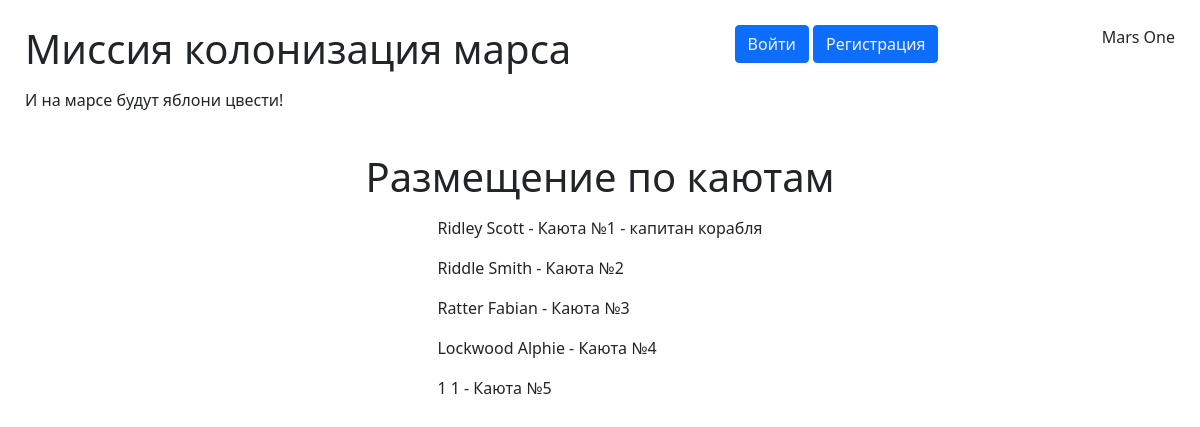
/distribution, run on the app's committed database.
### data/users.py (models this page shows)
class User(SqlAlchemyBase, UserMixin, SerializerMixin):
    __tablename__ = 'users'
    id = sqlalchemy.Column(sqlalchemy.Integer,
                           primary_key=True, autoincrement=True)
    surname = sqlalchemy.Column(sqlalchemy.String)
    name = sqlalchemy.Column(sqlalchemy.String)
    age = sqlalchemy.Column(sqlalchemy.Integer)
    position = sqlalchemy.Column(sqlalchemy.String)
    speciality = sqlalchemy.Column(sqlalchemy.String)
    address = sqlalchemy.Column(sqlalchemy.String)
    city_from = sqlalchemy.Column(sqlalchemy.String)
    email = sqlalchemy.Column(sqlalchemy.String, unique=True)
    hashed_password = sqlalchemy.Column(sqlalchemy.String)
    modified_date = sqlalchemy.Column(sqlalchemy.DateTime, default=datetime.datetime.now)

### app.py (the view)
@app.route('/distribution')
def distribution():
    users = sess.query(User).all()
    return render_template('distribution.html', users=users)

### templates/distribution.html (shortened to what this page needs)
{% extends "base.html" %}
{% block body %}
    <h1>Размещение по каютам</h1>
    <div class="distr">
        {% for i in users%}
            <p class="line">{{i.name}} {{i.surname}} - Каюта №{{i.id}}{% if i.id == 1 %} - капитан корабля{%endif%}</p>
        {% endfor %}
    </div>
{% endblock %}

### templates/base.html (shortened to what this page needs)
<!DOCTYPE html>
<html lang="en">
<head>
    {% block head%}
    <link href="https://cdn.jsdelivr.net/npm/bootstrap@5.1.3/dist/css/bootstrap.min.css" rel="stylesheet">
    <link rel="stylesheet" href="{{css|safe}}">
    <link rel="stylesheet" href="{{url_for('static', filename='css/base.css')}}">
    {% endblock %}
</head>
<body>
    <header class="header">
        <div class="info">
            <h1>Миссия колонизация марса</h1>
            <p>И на марсе будут яблони цвести!</p>
        </div>
        <div class="center">
            {% if user %}
            <p>{{user.surname}} {{user.name}}</p>
            <a href="/logout" class="btn btn-primary" style="user-select: none; text-decoration: none; color: whitesmoke;">Выйти</a>
            {% else %}
            <a href="/login" class="btn btn-primary" style="user-select: none; text-decoration: none; color: whitesmoke;">Войти</a>
            <a href="/register" class="btn btn-primary" style="user-select: none; text-decoration: none; color: whitesmoke;">Регистрация</a>
            {% endif %}
        </div>
        <div class="mars-one">
            <p>Mars One</p>
        </div>
    </header>
    {% block body %}
    {% endblock %}
</body>
</html>

### static/css/base.css (style rules this page uses)
header { display: flex; justify-content: space-between; width: 100%; height: fit-content; padding: 25px; }

### templates/distribution.html (style rules this page uses)
h1 { text-align: center; margin-bottom: 15px; }
.distr { width: fit-content; margin: auto; }

### data on the page
User: name "Ridley", surname "Scott", id "1", shows "- капитан корабля"
User: name "Riddle", surname "Smith", id "2"
User: name "Ratter", surname "Fabian", id "3"
User: name "Lockwood", surname "Alphie", id "4"
User: name "1", surname "1", id "5"
